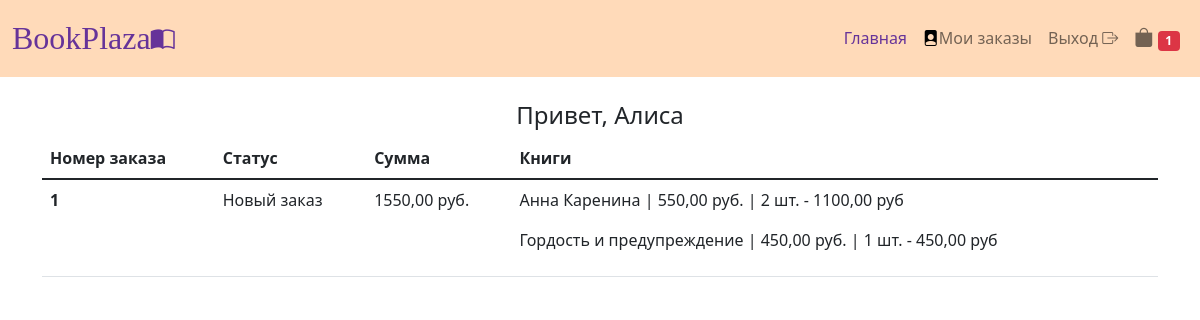
/account/ (signed in), run on the app's committed database.
### BookshopApp/models.py (models this page shows, shortened)
class Cart(models.Model):
    owner = models.ForeignKey('Customer', verbose_name='Покупатель', on_delete=models.CASCADE)
    books = models.ManyToManyField(
        CartProduct, blank=True, related_name='related_cart', verbose_name='Книги для корзины'
    )
    total_products = models.IntegerField(default=0, verbose_name='Общее кол-во')
    final_price = models.DecimalField(max_digits=9, decimal_places=2, verbose_name='Сумма', null=True, blank=True)
    in_order = models.BooleanField(default=False)
    for_anonymous_user = models.BooleanField(default=False)
    class Meta:
        verbose_name = 'Корзина'
        verbose_name_plural = 'Корзины'

class Order(models.Model):
    STATUS_NEW = 'new'
    STATUS_IN_PROGRESS = 'in_progress'
    STATUS_READY = 'is_ready'
    STATUS_COMPLETED = 'completed'
    BUYING_TYPE_SELF = 'self'
    BUYING_TYPE_DELIVERY = 'delivery'
    BUYING_TYPE_CHOICES = (
        (BUYING_TYPE_SELF, 'Самовывоз'),
        (BUYING_TYPE_DELIVERY, 'Доставка курьером')
    )
    STATUS_CHOICES = (
        (STATUS_NEW, 'Новый заказ'),
        (STATUS_IN_PROGRESS, 'Заказ в обработке'),
        (STATUS_READY, 'Заказ готов'),
        (STATUS_COMPLETED, 'Заказ получен покупателем')
    )
    customer = models.ForeignKey('Customer', verbose_name='Покупатель', related_name='orders', on_delete=models.CASCADE)
    first_name = models.CharField(max_length=255, verbose_name='Имя')
    last_name = models.CharField(max_length=255, verbose_name='Фамилия')
    phone = models.CharField(max_length=20, verbose_name='Телефон')
    status = models.CharField(max_length=100, verbose_name='Статус заказа', choices=STATUS_CHOICES, default=STATUS_NEW)
    cart = models.ForeignKey(Cart, verbose_name='Корзина', null=True, blank=True, on_delete=models.CASCADE)
    address = models.CharField(max_length=1024, verbose_name='Адрес')
    buying_type = models.CharField(max_length=100, verbose_name='Тип доставки', choices=BUYING_TYPE_CHOICES)
    created_at = models.DateField(verbose_name='Дата создания заказа', auto_now=True)
    class Meta:
        verbose_name = 'Заказ'
        verbose_name_plural = 'Заказы'

class CartProduct(models.Model):
    user = models.ForeignKey('Customer', verbose_name='Покупатель', on_delete=models.CASCADE)
    cart = models.ForeignKey('Cart', verbose_name='Корзина', on_delete=models.CASCADE)
    book = models.ForeignKey( Book, on_delete=models.CASCADE, verbose_name='Книга')
    qty = models.PositiveIntegerField(default=1, verbose_name='Количество')
    final_price = models.DecimalField(max_digits=9, decimal_places=2, verbose_name='Cумма')
    class Meta:
        verbose_name = 'Книга в корзине'
        verbose_name_plural = 'Книги в корзине'

class Book(models.Model):
    name = models.CharField(max_length=100, verbose_name='Название книги')
    slug = models.SlugField(verbose_name='URL')
    image = models.ImageField(upload_to="images/", height_field="image_height", width_field="image_width",
                              verbose_name = 'Изображение')
    image_height = models.PositiveIntegerField(
        null=True,
        blank=True,
        editable=False,
        default="525"
    )
    image_width = models.PositiveIntegerField(
        null=True,
        blank=True,
        editable=False,
        default="260"
    )
    genre = models.ForeignKey(Genre, on_delete=models.CASCADE, verbose_name='Жанр')
    price = models.DecimalField(max_digits=9, decimal_places=2, verbose_name='Цена', default = 0)
    stock = models.IntegerField(default=1, verbose_name='Наличие на складе')
    out_of_stock = models.BooleanField(default=False, verbose_name='Нет в наличии')
    class Meta:
        verbose_name = 'Книга'
        verbose_name_plural = 'Книги'

### BookshopApp/views.py (the view)
# urls.py: path('account/', AccountView.as_view(), name='account'),
class AccountView(CartMixin, views.View):
    def get(self, request, *args, **kwargs):
        customer = Customer.objects.filter(user=request.user).first()
        context = {
            'customer': customer,
            'cart': self.cart
        }
        return render(request, 'account.html', context)

### BookshopApp/mixins.py (called while the page is built)
    def dispatch(self, request, *args, **kwargs):
        cart = None
        if request.user.is_authenticated:
            customer = Customer.objects.filter(user=request.user).first()
            if not customer:
                customer = Customer.objects.create(
                    user=request.user
                )
            cart = Cart.objects.filter(owner=customer, in_order=False).first()
            if not cart:
                cart = Cart.objects.create(owner=customer)
        self.cart = cart
        return super().dispatch(request, *args, **kwargs)

### BookshopApp/templates/account.html
{% extends 'base.html' %}
{% block content %}
    <br>
<h4 class="text-center">Привет, {{ request.user.first_name }}</h4>
    <div class="col-12">
    <table class="table">
        <thead>
        <tr>
            <th scope="col">Номер заказа</th>
            <th scope="col">Статус</th>
            <th scope="col">Сумма</th>
            <th scope="col">Книги</th>
        </tr>
        </thead>
        <tbody>
        {% for order in customer.orders.all %}
            <tr>
                <th scope="row">{{ order.id }}</th>
                <td>{{ order.get_status_display }}</td>
                <td>{{ order.cart.final_price }} руб.</td>
                <td>
                    {% for item in order.cart.books.all %}
                        <p>{{ item.book.name }} | {{ item.book.price }} руб. | {{ item.qty }} шт. - {{ item.final_price }} руб</p>
                        {% endfor %}
                </td>
            </tr>
        {% endfor %}
        </tbody>
    </table>
    </div>
{% endblock content %}

### BookshopApp/templates/base.html (shortened to what this page needs)
<!DOCTYPE html>
<html lang="en">
<head>
    <link rel="stylesheet" href="https://cdn.jsdelivr.net/npm/bootstrap-icons@1.8.1/font/bootstrap-icons.css">
    <link rel="stylesheet" href="https://pro.fontawesome.com/releases/v5.10.0/css/all.css"/>
    <link href="https://cdn.jsdelivr.net/npm/bootstrap@5.1.3/dist/css/bootstrap.min.css" rel="stylesheet">
</head>
<body>
<nav class="navbar navbar-expand-lg navbar-light"  style="background-color: peachpuff;">
  <div class="container-fluid">
      <a class="navbar-brand" href="{% url 'base' %}" style="font-family: Georgia; color: rebeccapurple; font-size: 2rem">BookPlaza<i class="bi bi-book-half" style="font-size: 1.5rem;"></i></a>
    <div class="one-edge-shadow navbar navbar-light sticky-top navbar navbar-expand-lg text-white" id="navbarSupportedContent">
      <ul class="navbar-nav me-auto mb-2 mb-lg-0">
        <li class="nav-item">
          <a class="nav-link active" aria-current="page" href="{% url 'base' %}" style="color: rebeccapurple">Главная</a>
        </li>
          {% if not request.user.is_authenticated %}
                <li class="nav-item">
                <a class="nav-link" href="{% url 'login' %}" style="color: black"><i class="bi bi-box-arrow-in-right"></i> Вход</a>
                </li>
                <li class="nav-item">
                <a class="nav-link" href="{% url 'registration'%}" style="color: black"><i class="bi bi-person-bounding-box"></i> Регистрация</a>
                </li>
          {% else %}
              <li class="nav-item">
                <a class="nav-link" href="{% url 'account' %}"><i class="bi bi-file-person-fill" style="font-size: 1rem; color: black;"></i>Мои заказы</a>
              </li>
              <li class="nav-item">
                <a class="nav-link" href="{% url 'logout' %}">Выход <i class="bi bi-box-arrow-right"></i></a>
              </li>
          {% endif %}
      </ul>
        {% if request.user.is_authenticated %}
        <ul class="navbar-nav">
            <li class="nav-item"><a href="{% url 'cart' %}" class="nav-link"><i class="bi bi-bag-fill" style="font-size: 1.2rem;"></i> <span class="badge bg-danger">{{ cart.books.count }}</span></a></li>
        </ul>
        {% endif %}
    </div>
  </div>
</nav>
<div class="container">
{% block content %}{% endblock content %}
</div>
</body>
</html>

### data on the page
Cart: books.count "1"
Order: id "1", status "Новый заказ", cart.final_price "1550,00"
CartProduct: book.name "Анна Каренина", book.price "550,00", qty "2", final_price "1100,00"
CartProduct: book.name "Гордость и предупреждение", book.price "450,00", qty "1", final_price "450,00"

### other printed values
{{ request.user.first_name }} "Алиса"
